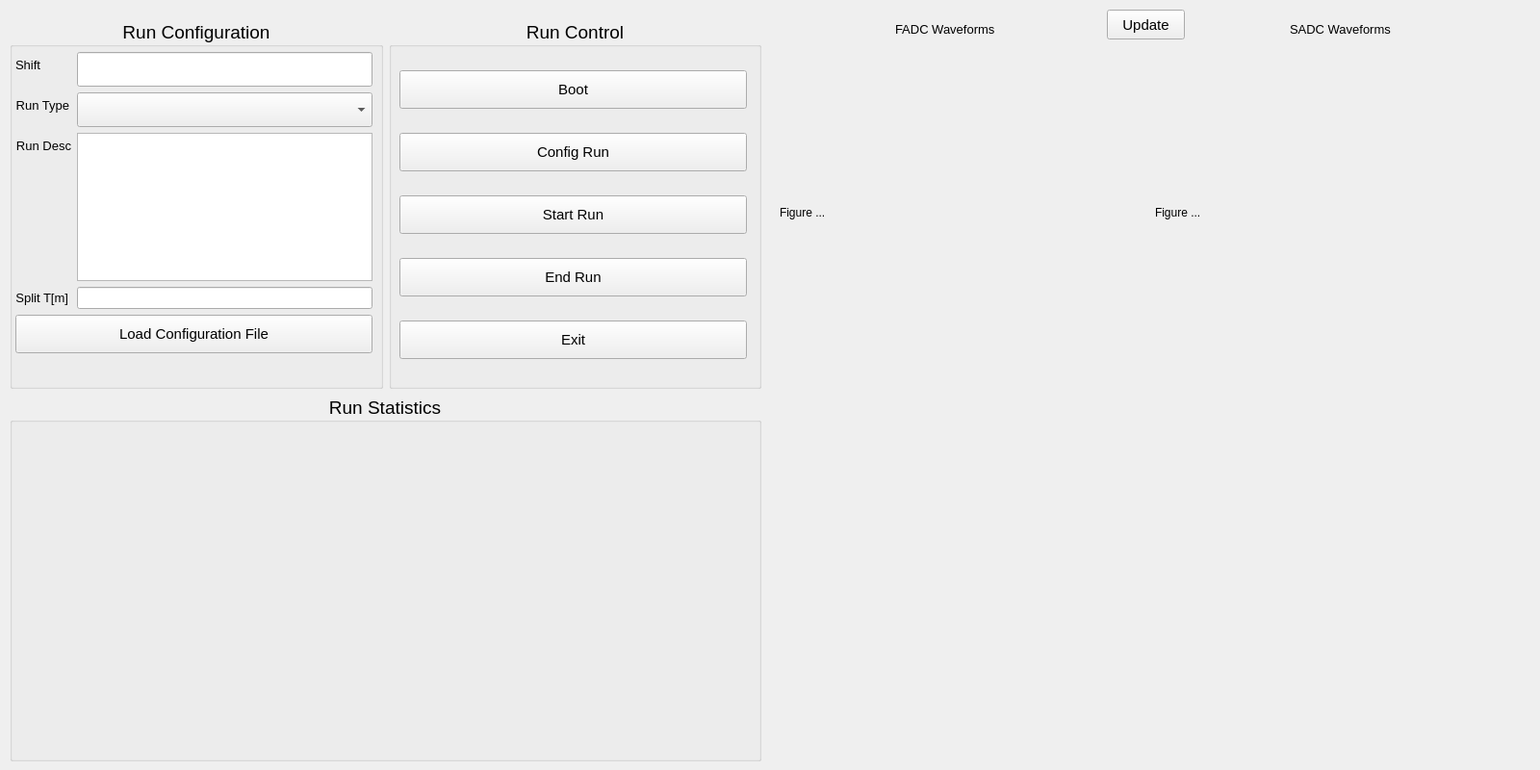
<?xml version="1.0" encoding="UTF-8"?>
<ui version="4.0">
 <class>MainWindow</class>
 <widget class="QMainWindow" name="MainWindow">
  <property name="geometry">
   <rect>
    <x>0</x>
    <y>0</y>
    <width>1600</width>
    <height>800</height>
   </rect>
  </property>
  <property name="sizePolicy">
   <sizepolicy hsizetype="Fixed" vsizetype="Fixed">
    <horstretch>0</horstretch>
    <verstretch>0</verstretch>
   </sizepolicy>
  </property>
  <property name="minimumSize">
   <size>
    <width>800</width>
    <height>800</height>
   </size>
  </property>
  <property name="maximumSize">
   <size>
    <width>1600</width>
    <height>1600</height>
   </size>
  </property>
  <property name="windowTitle">
   <string>rc</string>
  </property>
  <widget class="QWidget" name="centralwidget">
   <widget class="QWidget" name="layoutWidget">
    <property name="geometry">
     <rect>
      <x>10</x>
      <y>20</y>
      <width>781</width>
      <height>771</height>
     </rect>
    </property>
    <layout class="QVBoxLayout" name="verticalLayout_3">
     <item>
      <layout class="QHBoxLayout" name="horizontalLayout">
       <item>
        <widget class="QGroupBox" name="groupBox">
         <property name="font">
          <font>
           <pointsize>14</pointsize>
          </font>
         </property>
         <property name="title">
          <string>Run Configuration</string>
         </property>
         <property name="alignment">
          <set>Qt::AlignCenter</set>
         </property>
         <widget class="QWidget" name="layoutWidget">
          <property name="geometry">
           <rect>
            <x>6</x>
            <y>34</y>
            <width>371</width>
            <height>334</height>
           </rect>
          </property>
          <layout class="QVBoxLayout" name="verticalLayout_2">
           <item>
            <layout class="QFormLayout" name="formLayout">
             <item row="0" column="0">
              <widget class="QLabel" name="label">
               <property name="font">
                <font>
                 <pointsize>10</pointsize>
                </font>
               </property>
               <property name="text">
                <string>Shift</string>
               </property>
               <property name="alignment">
                <set>Qt::AlignRight|Qt::AlignTrailing|Qt::AlignVCenter</set>
               </property>
              </widget>
             </item>
             <item row="0" column="1">
              <widget class="QLineEdit" name="ShiftConfig">
               <property name="minimumSize">
                <size>
                 <width>0</width>
                 <height>36</height>
                </size>
               </property>
               <property name="font">
                <font>
                 <pointsize>10</pointsize>
                </font>
               </property>
              </widget>
             </item>
             <item row="1" column="0">
              <widget class="QLabel" name="label_2">
               <property name="font">
                <font>
                 <pointsize>10</pointsize>
                </font>
               </property>
               <property name="text">
                <string>Run Type</string>
               </property>
               <property name="alignment">
                <set>Qt::AlignRight|Qt::AlignTrailing|Qt::AlignVCenter</set>
               </property>
              </widget>
             </item>
             <item row="1" column="1">
              <widget class="QComboBox" name="RunTypeConfig">
               <property name="minimumSize">
                <size>
                 <width>0</width>
                 <height>36</height>
                </size>
               </property>
               <property name="font">
                <font>
                 <pointsize>11</pointsize>
                </font>
               </property>
               <property name="cursor">
                <cursorShape>OpenHandCursor</cursorShape>
               </property>
              </widget>
             </item>
             <item row="2" column="0">
              <widget class="QLabel" name="label_3">
               <property name="font">
                <font>
                 <pointsize>10</pointsize>
                </font>
               </property>
               <property name="text">
                <string>Run Desc</string>
               </property>
               <property name="alignment">
                <set>Qt::AlignRight|Qt::AlignTrailing|Qt::AlignVCenter</set>
               </property>
              </widget>
             </item>
             <item row="2" column="1">
              <widget class="QTextEdit" name="RunDescConfig">
               <property name="font">
                <font>
                 <pointsize>10</pointsize>
                </font>
               </property>
               <property name="cursor" stdset="0">
                <cursorShape>IBeamCursor</cursorShape>
               </property>
              </widget>
             </item>
             <item row="3" column="0">
              <widget class="QLabel" name="label_4">
               <property name="font">
                <font>
                 <pointsize>10</pointsize>
                </font>
               </property>
               <property name="text">
                <string>Split T[m]</string>
               </property>
               <property name="alignment">
                <set>Qt::AlignRight|Qt::AlignTrailing|Qt::AlignVCenter</set>
               </property>
              </widget>
             </item>
             <item row="3" column="1">
              <widget class="QLineEdit" name="SplitTimeConfig">
               <property name="font">
                <font>
                 <pointsize>10</pointsize>
                </font>
               </property>
              </widget>
             </item>
            </layout>
           </item>
           <item>
            <widget class="QPushButton" name="ConfigFileButton">
             <property name="minimumSize">
              <size>
               <width>0</width>
               <height>40</height>
              </size>
             </property>
             <property name="font">
              <font>
               <pointsize>11</pointsize>
              </font>
             </property>
             <property name="cursor">
              <cursorShape>PointingHandCursor</cursorShape>
             </property>
             <property name="text">
              <string>Load Configuration File</string>
             </property>
            </widget>
           </item>
           <item>
            <widget class="QLabel" name="ConfigFileLabel">
             <property name="font">
              <font>
               <pointsize>10</pointsize>
              </font>
             </property>
             <property name="text">
              <string/>
             </property>
             <property name="alignment">
              <set>Qt::AlignCenter</set>
             </property>
            </widget>
           </item>
          </layout>
         </widget>
        </widget>
       </item>
       <item>
        <widget class="QGroupBox" name="runControlBox">
         <property name="font">
          <font>
           <pointsize>14</pointsize>
          </font>
         </property>
         <property name="title">
          <string>Run Control</string>
         </property>
         <property name="alignment">
          <set>Qt::AlignCenter</set>
         </property>
         <widget class="QWidget" name="layoutWidget">
          <property name="geometry">
           <rect>
            <x>11</x>
            <y>34</y>
            <width>361</width>
            <height>341</height>
           </rect>
          </property>
          <layout class="QVBoxLayout" name="verticalLayout">
           <item>
            <widget class="QPushButton" name="BootButton">
             <property name="sizePolicy">
              <sizepolicy hsizetype="Fixed" vsizetype="Fixed">
               <horstretch>0</horstretch>
               <verstretch>0</verstretch>
              </sizepolicy>
             </property>
             <property name="minimumSize">
              <size>
               <width>0</width>
               <height>0</height>
              </size>
             </property>
             <property name="maximumSize">
              <size>
               <width>1000</width>
               <height>40</height>
              </size>
             </property>
             <property name="font">
              <font>
               <pointsize>11</pointsize>
              </font>
             </property>
             <property name="cursor">
              <cursorShape>PointingHandCursor</cursorShape>
             </property>
             <property name="text">
              <string>Boot</string>
             </property>
            </widget>
           </item>
           <item>
            <widget class="QPushButton" name="ConfigButton">
             <property name="sizePolicy">
              <sizepolicy hsizetype="Fixed" vsizetype="Fixed">
               <horstretch>0</horstretch>
               <verstretch>0</verstretch>
              </sizepolicy>
             </property>
             <property name="minimumSize">
              <size>
               <width>0</width>
               <height>40</height>
              </size>
             </property>
             <property name="maximumSize">
              <size>
               <width>1000</width>
               <height>40</height>
              </size>
             </property>
             <property name="font">
              <font>
               <pointsize>11</pointsize>
              </font>
             </property>
             <property name="cursor">
              <cursorShape>PointingHandCursor</cursorShape>
             </property>
             <property name="text">
              <string>Config Run</string>
             </property>
            </widget>
           </item>
           <item>
            <widget class="QPushButton" name="StartButton">
             <property name="sizePolicy">
              <sizepolicy hsizetype="Fixed" vsizetype="Fixed">
               <horstretch>0</horstretch>
               <verstretch>0</verstretch>
              </sizepolicy>
             </property>
             <property name="minimumSize">
              <size>
               <width>0</width>
               <height>40</height>
              </size>
             </property>
             <property name="maximumSize">
              <size>
               <width>1000</width>
               <height>40</height>
              </size>
             </property>
             <property name="font">
              <font>
               <pointsize>11</pointsize>
              </font>
             </property>
             <property name="cursor">
              <cursorShape>PointingHandCursor</cursorShape>
             </property>
             <property name="text">
              <string>Start Run</string>
             </property>
            </widget>
           </item>
           <item>
            <widget class="QPushButton" name="EndButton">
             <property name="sizePolicy">
              <sizepolicy hsizetype="Fixed" vsizetype="Fixed">
               <horstretch>0</horstretch>
               <verstretch>0</verstretch>
              </sizepolicy>
             </property>
             <property name="minimumSize">
              <size>
               <width>0</width>
               <height>40</height>
              </size>
             </property>
             <property name="maximumSize">
              <size>
               <width>1000</width>
               <height>40</height>
              </size>
             </property>
             <property name="font">
              <font>
               <pointsize>11</pointsize>
              </font>
             </property>
             <property name="cursor">
              <cursorShape>PointingHandCursor</cursorShape>
             </property>
             <property name="text">
              <string>End Run</string>
             </property>
            </widget>
           </item>
           <item>
            <widget class="QPushButton" name="ExitButton">
             <property name="sizePolicy">
              <sizepolicy hsizetype="Fixed" vsizetype="Fixed">
               <horstretch>0</horstretch>
               <verstretch>0</verstretch>
              </sizepolicy>
             </property>
             <property name="minimumSize">
              <size>
               <width>0</width>
               <height>40</height>
              </size>
             </property>
             <property name="maximumSize">
              <size>
               <width>1000</width>
               <height>40</height>
              </size>
             </property>
             <property name="font">
              <font>
               <pointsize>11</pointsize>
              </font>
             </property>
             <property name="cursor">
              <cursorShape>PointingHandCursor</cursorShape>
             </property>
             <property name="text">
              <string>Exit</string>
             </property>
            </widget>
           </item>
          </layout>
         </widget>
        </widget>
       </item>
      </layout>
     </item>
     <item>
      <widget class="QGroupBox" name="RunStatsBox">
       <property name="maximumSize">
        <size>
         <width>16777215</width>
         <height>381</height>
        </size>
       </property>
       <property name="font">
        <font>
         <pointsize>14</pointsize>
        </font>
       </property>
       <property name="title">
        <string>Run Statistics</string>
       </property>
       <property name="alignment">
        <set>Qt::AlignCenter</set>
       </property>
      </widget>
     </item>
    </layout>
   </widget>
   <widget class="QLabel" name="label_5">
    <property name="geometry">
     <rect>
      <x>930</x>
      <y>20</y>
      <width>121</width>
      <height>20</height>
     </rect>
    </property>
    <property name="font">
     <font>
      <pointsize>10</pointsize>
     </font>
    </property>
    <property name="text">
     <string>FADC Waveforms</string>
    </property>
   </widget>
   <widget class="QLabel" name="label_6">
    <property name="geometry">
     <rect>
      <x>1340</x>
      <y>20</y>
      <width>121</width>
      <height>20</height>
     </rect>
    </property>
    <property name="font">
     <font>
      <pointsize>10</pointsize>
     </font>
    </property>
    <property name="text">
     <string>SADC Waveforms</string>
    </property>
   </widget>
   <widget class="QPushButton" name="UpdateButton">
    <property name="geometry">
     <rect>
      <x>1150</x>
      <y>10</y>
      <width>81</width>
      <height>31</height>
     </rect>
    </property>
    <property name="font">
     <font>
      <pointsize>11</pointsize>
     </font>
    </property>
    <property name="text">
     <string>Update</string>
    </property>
   </widget>
   <widget class="QLabel" name="FADCFIG">
    <property name="geometry">
     <rect>
      <x>810</x>
      <y>50</y>
      <width>381</width>
      <height>341</height>
     </rect>
    </property>
    <property name="text">
     <string>Figure ...</string>
    </property>
   </widget>
   <widget class="QLabel" name="SADCFIG">
    <property name="geometry">
     <rect>
      <x>1200</x>
      <y>50</y>
      <width>381</width>
      <height>341</height>
     </rect>
    </property>
    <property name="text">
     <string>Figure ...</string>
    </property>
   </widget>
  </widget>
 </widget>
 <resources/>
 <connections/>
</ui>
